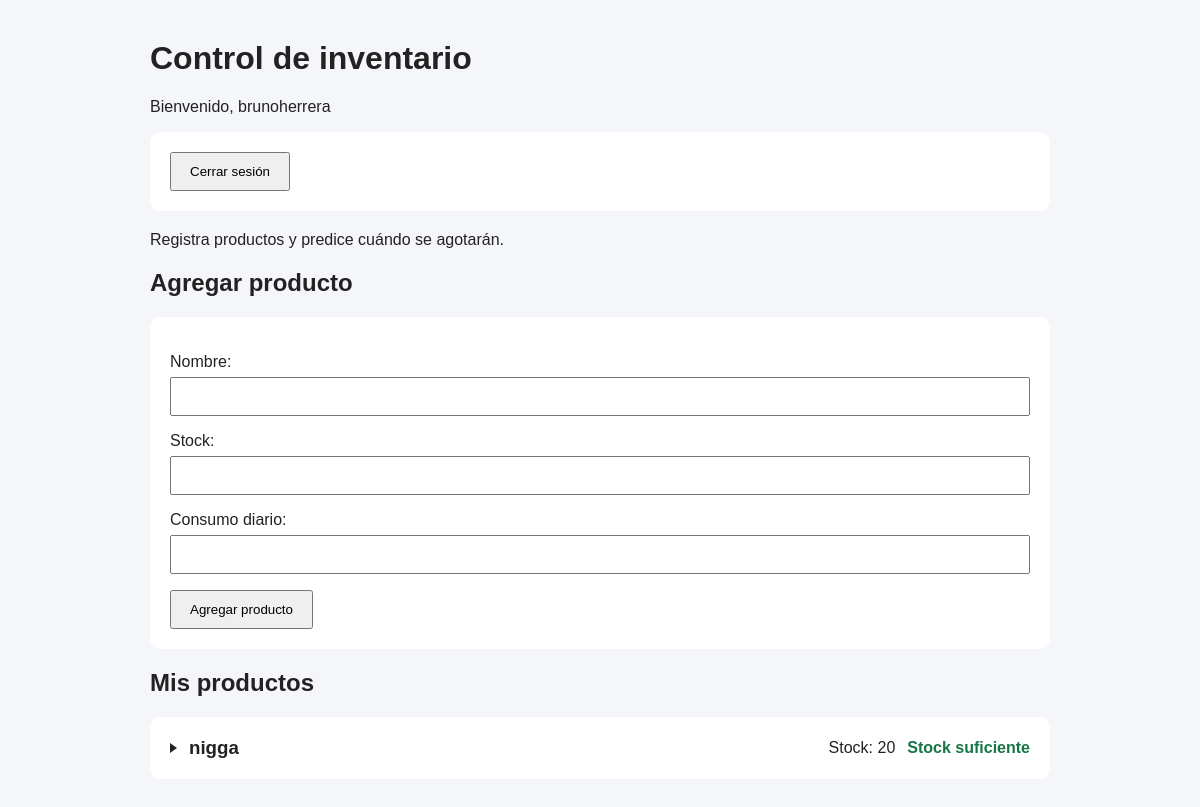
Page / (signed in) on the earlier database version.
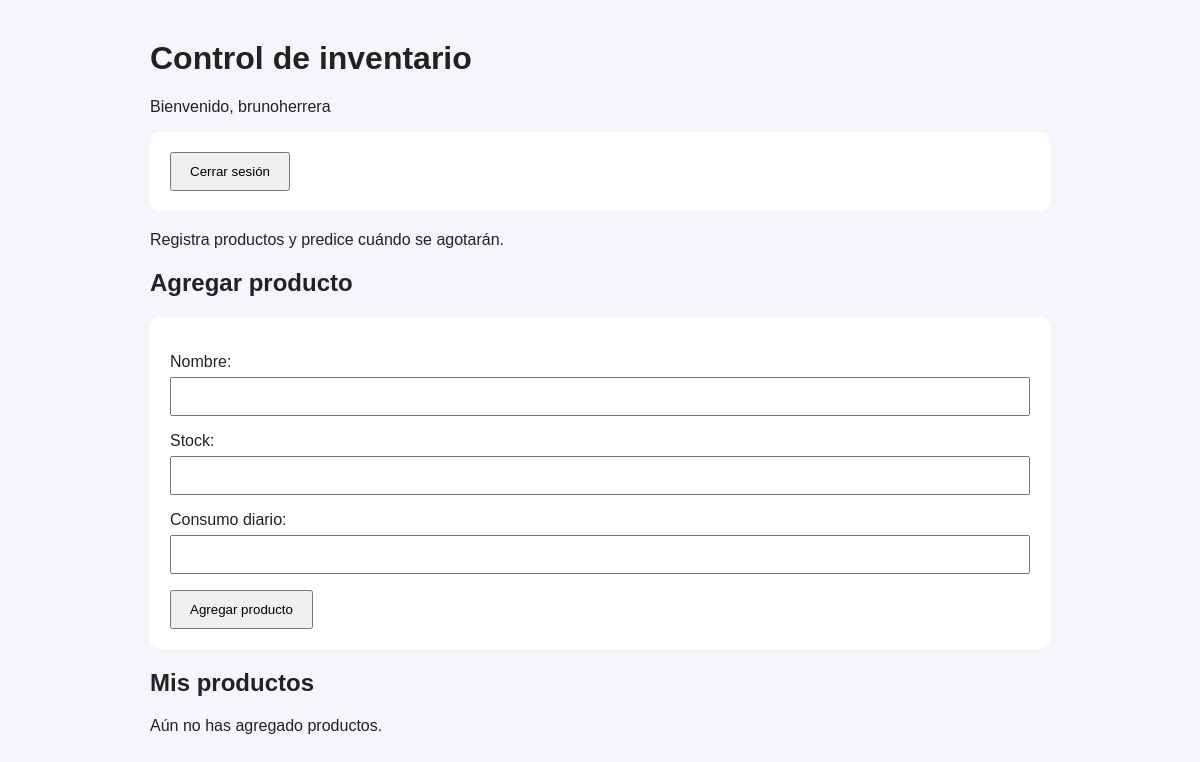
Same page on the later database version.
### inventario/models.py (models this page shows, shortened)
class Producto(models.Model):\
    usuario = models.ForeignKey(
        User,
        on_delete=models.CASCADE,
        related_name="productos"
    )
    nombre = models.CharField(max_length=100)
    stock = models.PositiveIntegerField()
    consumo_diario = models.FloatField()
    class Meta:
        constraints = [
            models.UniqueConstraint(
                fields=["usuario", "nombre"],
                name="producto_unico_por_usuario"
            )
        ]
    def dias_restantes(self):
        consumo_diario = self.consumo_diario_promedio()
        if consumo_diario <= 0:
            return None
        return self.stock / consumo_diario
    def consumo_diario_promedio(self):
        ventas = getattr(self, "historial_ventas", None)
        if ventas is None:
            ventas = list(self.ventas.all())
        if not ventas:
            return self.consumo_diario
        unidades_vendidas = sum(venta.cantidad for venta in ventas)
        primera_venta = min(
            venta.fecha_venta for venta in ventas
        )
        dias_transcurridos = max(
            (timezone.localdate() - primera_venta).days + 1,
            1
        )
        return unidades_vendidas / dias_transcurridos
    @property
    def hora_promedio_compra(self):
        ventas = getattr(self, "historial_ventas", None)
        if ventas is None:
            ventas = list(self.ventas.all())
        if not ventas:
            return None
        angulos = []
        for venta in ventas:
            if venta.hora_venta is None:
                continue
            minutos_del_dia = venta.hora_venta.hour * 60 + venta.hora_venta.minute
            angulos.append(2 * math.pi * minutos_del_dia / 1440)
        if not angulos:
            return None
    def cerca_de_agotarse(self):
        dias = self.dias_restantes()
        return dias is not None and dias <= 3

### inventario/views.py (the view)
# urls.py: path("", views.inicio, name="inicio"),
@login_required
def inicio(request):
    if request.method == "POST":
        form = ProductoForm(
            request.POST,
            usuario=request.user
        )
        if form.is_valid():
            producto = form.save(commit=False)
            producto.usuario = request.user
            producto.save()
            return redirect("inicio")
    else:
        form = ProductoForm(usuario=request.user)
    return render_inicio(request, form)

### inventario/forms.py (shortened to what this page needs)
class ProductoForm(forms.ModelForm):
    def __init__(self, *args, **kwargs):
        self.usuario = kwargs.pop("usuario")
        super().__init__(*args, **kwargs)
    class Meta:
        model = Producto
        fields = [
            "nombre",
            "stock",
            "consumo_diario",
        ]

### templates/inventario/inicio.html (shortened to what this page needs)
<!DOCTYPE html>
<html lang="es">
<head>
    <h1>Control de inventario</h1>
    <p>Bienvenido, {{ request.user.username }}</p>
    <form method="post" action="{% url 'logout' %}">
        <button type="submit">Cerrar sesión</button>
    </form>
</head>
<body>
    <p>Registra productos y predice cuándo se agotarán.</p>
    <h2>Agregar producto</h2>
    <form method="post">
        {{ form.as_p }}
        <button type="submit">Agregar producto</button>
    </form>
    <h2>Mis productos</h2>
    {% for producto in productos %}
        <details class="producto"
                {% if producto.compra_form.cantidad.errors or producto.consumo_form.cantidad.errors %}open{% endif %}>
            <summary class="producto-resumen">
                <span class="producto-nombre" title="{{ producto.nombre }}">{{ producto.nombre }}</span>
                <span class="producto-stock">Stock: {{ producto.stock }}</span>
                <span class="producto-estado {% if producto.stock == 0 or producto.cerca_de_agotarse %}estado-alerta{% elif producto.dias_restantes is None %}estado-sin-prediccion{% else %}estado-normal{% endif %}">
                    {% if producto.stock == 0 %}
                        Agotado
                    {% elif producto.dias_restantes is None %}
                        Sin predicción
                    {% elif producto.cerca_de_agotarse %}
                        Cerca de agotarse
                    {% else %}
                        Stock suficiente
                    {% endif %}
                </span>
            </summary>
        </details>
    {% empty %}
        <p>Aún no has agregado productos.</p>
    {% endfor %}
</body>
</html>

Differences in the rows shown:
removed Producto: nombre "nigga", stock "20", shows "Stock suficiente"
Other differences:
text now shown: "Aún no has agregado productos."
